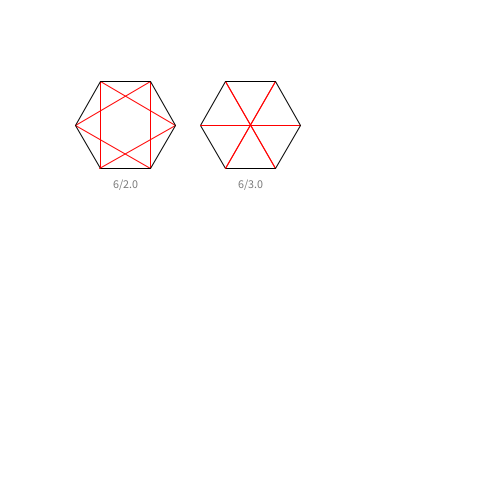
Frame 1 (no input)
Frame 60 (the mouse pressed at the canvas centre just before this capture): identical to frame 1, image omitted
Frame 120 (the mouse held since frame 60 and released just before this capture): identical to frame 1, image omitted

The Processing sketch that drew this single still picture (run headless with seeded random() and noise(); from frame 60 on, the mouse is pressed at the canvas centre):

// Processing sketch: Stellations3
// ── Stellations3.pde

float scale = 50; // scale multiplier
float trans_x = 0; // translate x
float trans_y = 0; // translate y

int num_per_row = 4;

void setup() {
  size(500, 500); // 500 seems deece

  strokeWeight(1/scale); // in anticipation of scaling larger later
  textSize(12); // default, might as well put it here
  fill(122); // for text
}

int n = 6; // number of sides

float rot = (n%2)*(-90); // rotate (degrees), 0 for even n, -90 for odd n. fixed later by the code

final float d_init = 2; // int values are best
float d = d_init; // use?

int count = n/2;

void draw() {
  background(255);
  
  d = d_init;
  
  // rot++;
  
  // store init point and loop until you reach there again? Display number as {n/d} (frac) and (n/d) (decimal)?
  
  Pair prev_x = null;
  Pair prev_y = null;
  Pair prev_z = null;
  
  for (int r = 1; r < count && (int) d<=count; r++) { // 4 things per column, so only increase row if >4 cols
    // println(r);
    for (int c = 1; c < num_per_row+1 && (int) d<=count; c++, d++) { // 4 things in each col
    // println("\t" + c);
      //println("\t" + c + "\t" + d);
      //println("\t\td<=n/2  " + d + "<=" + n/2 + "\t" + (d<=n/2));
      Pair o = new Pair(2.5*c, 2.5*(r)); // make the origin (center)

      text((n + "/" + d), (2.5*c-.25)*scale+trans_x, (2.5*r+1.25)*scale+trans_y); // display text (placement may be off)

      pushMatrix(); // save current transform
      translate(trans_x, trans_y); // translate from (0,0) towards center
      scale(scale); // increase scale/size

      for (int i = 1; i < n+1; i++) { // for each vertex,
        
        
        float dir_x = radians((i)*360.0/n-rot); // find theta x
        Pair x = new Pair(o.x+cos(dir_x), o.y+sin(dir_x)); // mark the point corresponding to theta x
        
        float dir_y = radians((i+d)*360.0/n-rot); // find theta y
        Pair y = new Pair(o.x+cos(dir_y), o.y+sin(dir_y)); // mark the point corresponding to theta y
        
        float dir_z = radians((i+1)*360.0/n-rot); // find theta z
        Pair z = new Pair(o.x+cos(dir_z), o.y+sin(dir_z)); // mark the point corresponding to theta z

        stroke(255, 0, 0); // stroke red
        line(x.x, x.y, y.x, y.y); // line from x to y
        // println(x.x + "  " + x.y + "  " + y.x + "  " + y.y);

        stroke(0); // stroke black
        line(x.x, x.y, z.x, z.y); // line from x to z
      }
      popMatrix(); // reset matrix to prior version
      // println();
    }
  }
  // println("done"); // idk let the user know that it's done
  // stop(); // don't loop :)
}
 
class Pair { // to replace the pair object
  public float x, y; // just make it public bc methods take effort :/

  public Pair(float x, float y) {
    this.x = x;
    this.y = y;
  }
}

float cust_cos(int n, float t) {
  return 0;
}

float cust_sin(int n, float t) {
  return 0;
}
